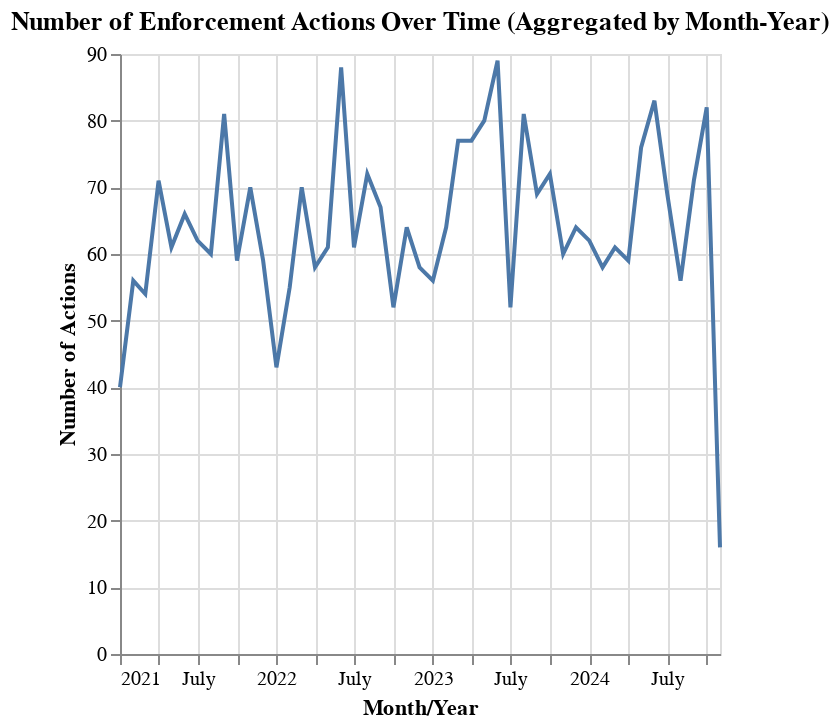

Notebook cell for this chart:
### Code cell
import altair as alt

twenty_one['Month_Year'] = twenty_one['Date'].dt.to_period('M').dt.to_timestamp()
monthly_counts = twenty_one.groupby('Month_Year').size().reset_index(name='Count')

line_agg = alt.Chart(monthly_counts).mark_line().encode(
  x = alt.X('Month_Year', title = 'Month/Year'),
  y = alt.Y('Count:Q', title = 'Number of Actions')
).properties( title = 'Number of Enforcement Actions Over Time (Aggregated by Month-Year)')

line_agg

### Figure 1 — Vega-Lite specification as saved in the notebook (floating-point values rounded to 4 significant figures)
{"config": {"view": {"continuousWidth": 300, "continuousHeight": 300}}, "data": {"name": "data-573861e593bdcceb64bb2440c8f170d7"}, "mark": {"type": "line"}, "encoding": {"x": {"field": "Month_Year", "title": "Month/Year", "type": "temporal"}, "y": {"field": "Count", "title": "Number of Actions", "type": "quantitative"}}, "title": "Number of Enforcement Actions Over Time (Aggregated by Month-Year)", "$schema": "https://vega.github.io/schema/vega-lite/v5.8.0.json", "datasets": {"data-573861e593bdcceb64bb2440c8f170d7": [{"Month_Year": "2021-01-01T00:00:00", "Count": 40}, {"Month_Year": "2021-02-01T00:00:00", "Count": 56}, {"Month_Year": "2021-03-01T00:00:00", "Count": 54}, {"Month_Year": "2021-04-01T00:00:00", "Count": 71}, {"Month_Year": "2021-05-01T00:00:00", "Count": 61}, {"Month_Year": "2021-06-01T00:00:00", "Count": 66}, {"Month_Year": "2021-07-01T00:00:00", "Count": 62}, {"Month_Year": "2021-08-01T00:00:00", "Count": 60}, {"Month_Year": "2021-09-01T00:00:00", "Count": 81}, {"Month_Year": "2021-10-01T00:00:00", "Count": 59}, {"Month_Year": "2021-11-01T00:00:00", "Count": 70}, {"Month_Year": "2021-12-01T00:00:00", "Count": 59}, {"Month_Year": "2022-01-01T00:00:00", "Count": 43}, {"Month_Year": "2022-02-01T00:00:00", "Count": 55}, {"Month_Year": "2022-03-01T00:00:00", "Count": 70}, {"Month_Year": "2022-04-01T00:00:00", "Count": 58}, {"Month_Year": "2022-05-01T00:00:00", "Count": 61}, {"Month_Year": "2022-06-01T00:00:00", "Count": 88}, {"Month_Year": "2022-07-01T00:00:00", "Count": 61}, {"Month_Year": "2022-08-01T00:00:00", "Count": 72}, {"Month_Year": "2022-09-01T00:00:00", "Count": 67}, {"Month_Year": "2022-10-01T00:00:00", "Count": 52}, {"Month_Year": "2022-11-01T00:00:00", "Count": 64}, {"Month_Year": "2022-12-01T00:00:00", "Count": 58}, {"Month_Year": "2023-01-01T00:00:00", "Count": 56}, {"Month_Year": "2023-02-01T00:00:00", "Count": 64}, {"Month_Year": "2023-03-01T00:00:00", "Count": 77}, {"Month_Year": "2023-04-01T00:00:00", "Count": 77}, {"Month_Year": "2023-05-01T00:00:00", "Count": 80}, {"Month_Year": "2023-06-01T00:00:00", "Count": 89}, {"Month_Year": "2023-07-01T00:00:00", "Count": 52}, {"Month_Year": "2023-08-01T00:00:00", "Count": 81}, {"Month_Year": "2023-09-01T00:00:00", "Count": 69}, {"Month_Year": "2023-10-01T00:00:00", "Count": 72}, {"Month_Year": "2023-11-01T00:00:00", "Count": 60}, {"Month_Year": "2023-12-01T00:00:00", "Count": 64}, {"Month_Year": "2024-01-01T00:00:00", "Count": 62}, {"Month_Year": "2024-02-01T00:00:00", "Count": 58}, {"Month_Year": "2024-03-01T00:00:00", "Count": 61}, {"Month_Year": "2024-04-01T00:00:00", "Count": 59}, {"Month_Year": "2024-05-01T00:00:00", "Count": 76}, {"Month_Year": "2024-06-01T00:00:00", "Count": 83}, {"Month_Year": "2024-07-01T00:00:00", "Count": 69}, {"Month_Year": "2024-08-01T00:00:00", "Count": 56}, {"Month_Year": "2024-09-01T00:00:00", "Count": 71}, {"Month_Year": "2024-10-01T00:00:00", "Count": 82}, {"Month_Year": "2024-11-01T00:00:00", "Count": 16}]}}
